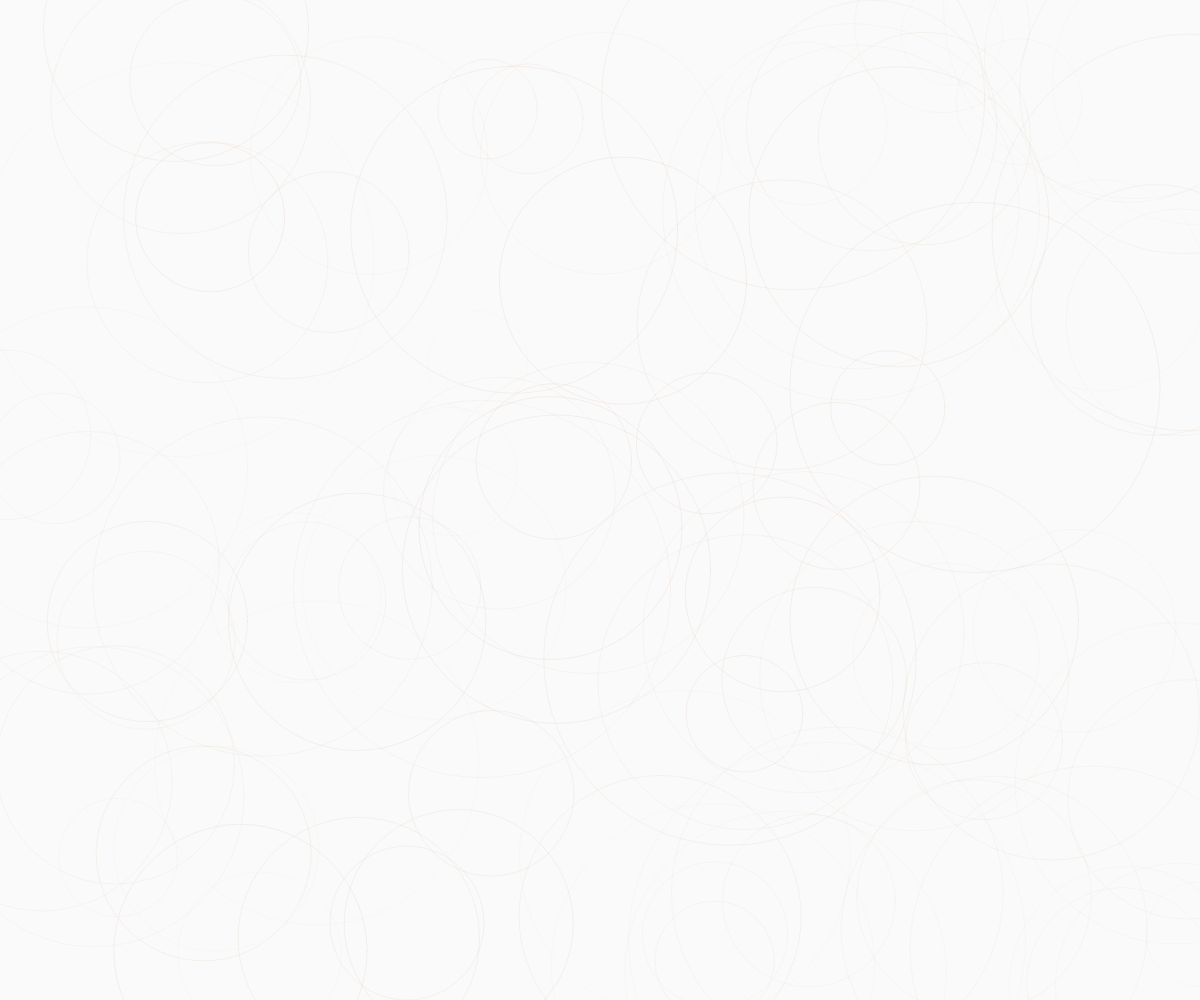
Frame 1 (no input)
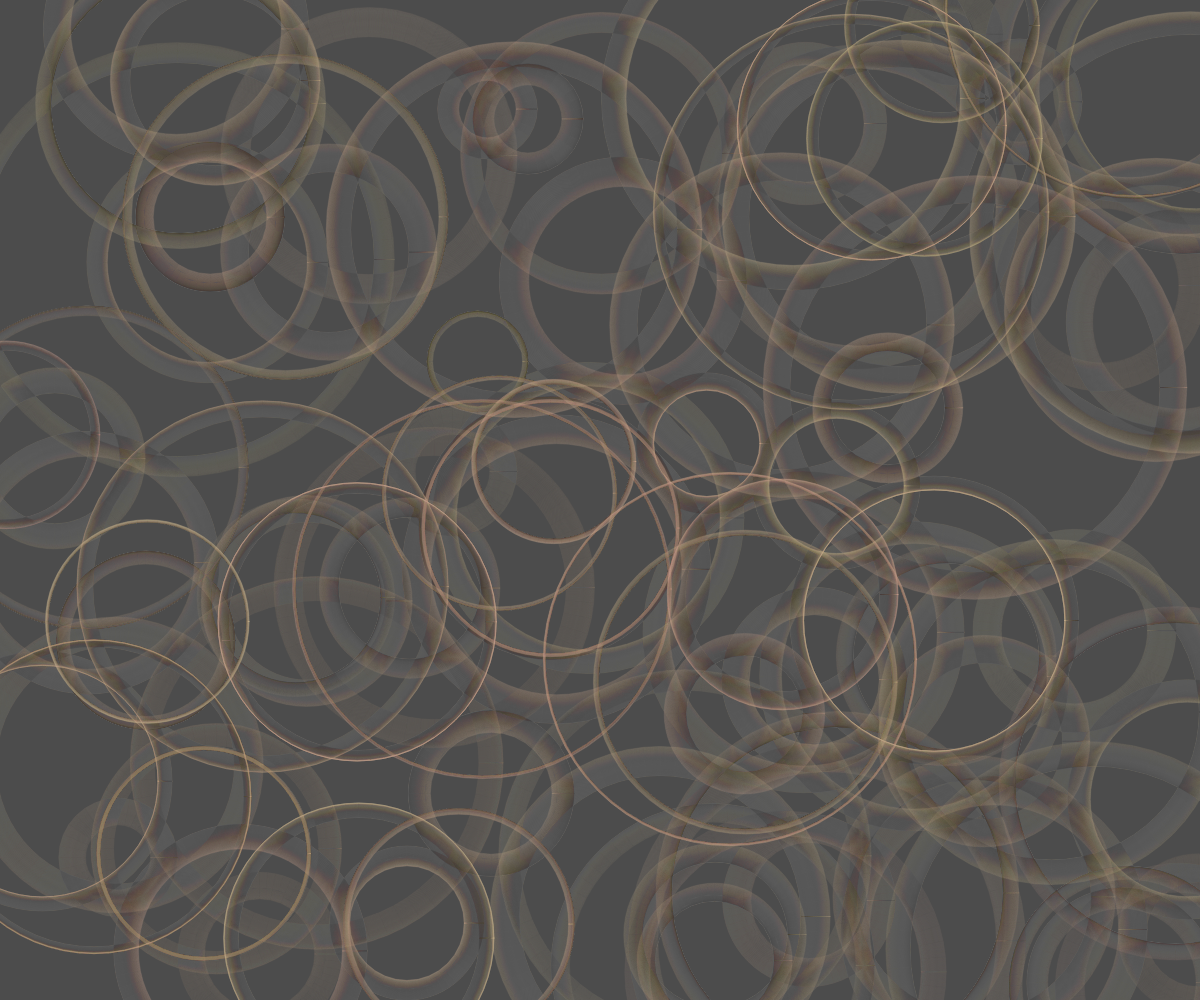
Frame 60 (no input)
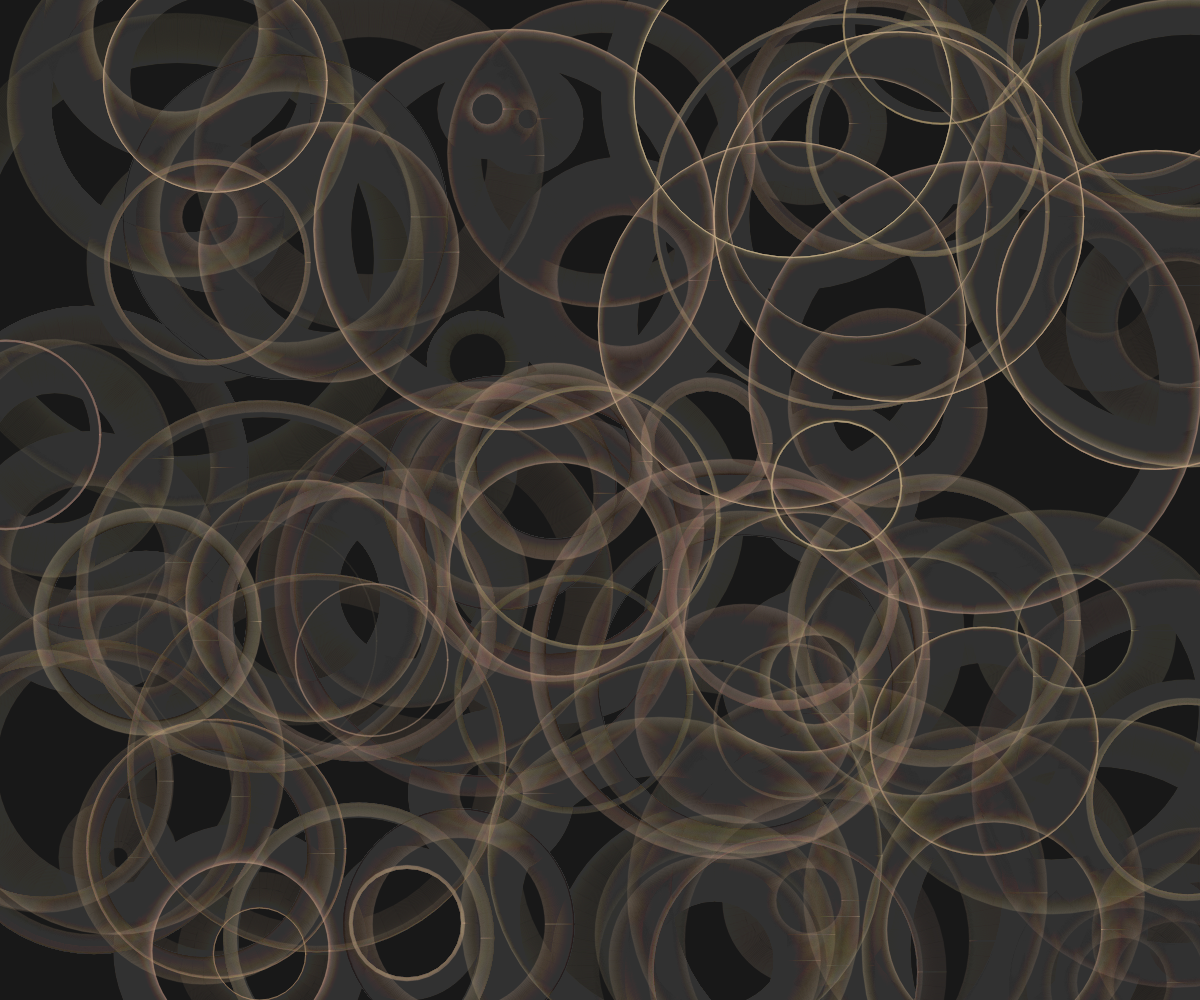
Frame 120 (the mouse pressed at the canvas centre since frame 60)

The p5.js sketch that drew these frames (run headless with seeded random() and noise() and a simulated clock; from frame 60 on, the mouse is pressed at the canvas centre):

// p5.js sketch
// ── sketch.js
let waves = [];
let isDrawing = false;
let waveCount = 100;

function setup() {
  createCanvas(windowWidth, windowHeight);
  colorMode(HSB, 360, 100, 100, 1);
  
  // Initialize wave patterns
  for (let i = 0; i < waveCount; i++) {
    waves.push({
      x: random(width),
      y: random(height),
      radius: random(50, 200),
      speed: random(0.005, 0.02),
      angle: random(TWO_PI),
      hue: random(20, 40), // sepia tones
      alpha: random(0.05, 0.15)
    });
  }
}

function draw() {
  background(0, 0, 0, 0.02); // very slight fade
  
  // Draw waves
  for (let i = 0; i < waves.length; i++) {
    let wave = waves[i];
    
    // Update wave properties
    wave.angle += wave.speed;
    wave.radius += sin(wave.angle) * 0.5;
    
    // Draw the wave ripple
    noFill();
    stroke(wave.hue, 30, 80, wave.alpha);
    strokeWeight(1);
    ellipse(wave.x, wave.y, wave.radius * 2);
    
    // Reset wave if it gets too big or small
    if (wave.radius > 300 || wave.radius < 10) {
      wave.x = random(width);
      wave.y = random(height);
      wave.radius = random(50, 200);
      wave.angle = random(TWO_PI);
    }
  }
  
  // Occasionally trigger a crystallization effect
  if (frameCount % 300 === 0) {
    isDrawing = true;
    setTimeout(() => isDrawing = false, 1000);
  }
  
  // Draw temporary crystalline structures
  if (isDrawing) {
    let centerX = width / 2;
    let centerY = height / 2;
    
    for (let i = 0; i < 5; i++) {
      let angle = map(i, 0, 5, 0, TWO_PI);
      let x = centerX + cos(angle) * 100;
      let y = centerY + sin(angle) * 100;
      
      stroke(20, 30, 90, 0.7);
      strokeWeight(2);
      line(centerX, centerY, x, y);
    }
    
    // Draw some faint lines in a grid pattern
    for (let i = 0; i < 10; i++) {
      let y = map(i, 0, 10, 0, height);
      stroke(20, 20, 85, 0.3);
      strokeWeight(1);
      line(0, y, width, y);
    }
  }
}

function windowResized() {
  resizeCanvas(windowWidth, windowHeight);
}
